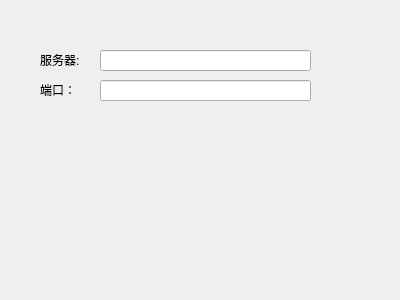
<?xml version="1.0" encoding="UTF-8"?>
<ui version="4.0">
 <class>LoginSetDialog</class>
 <widget class="QDialog" name="LoginSetDialog">
  <property name="geometry">
   <rect>
    <x>0</x>
    <y>0</y>
    <width>400</width>
    <height>300</height>
   </rect>
  </property>
  <property name="windowTitle">
   <string>Dialog</string>
  </property>
  <widget class="QLabel" name="label">
   <property name="geometry">
    <rect>
     <x>40</x>
     <y>50</y>
     <width>67</width>
     <height>19</height>
    </rect>
   </property>
   <property name="text">
    <string>服务器:</string>
   </property>
  </widget>
  <widget class="QLineEdit" name="edit_ip">
   <property name="geometry">
    <rect>
     <x>100</x>
     <y>50</y>
     <width>211</width>
     <height>21</height>
    </rect>
   </property>
   <property name="echoMode">
    <enum>QLineEdit::Normal</enum>
   </property>
  </widget>
  <widget class="QLabel" name="label_2">
   <property name="geometry">
    <rect>
     <x>40</x>
     <y>80</y>
     <width>51</width>
     <height>19</height>
    </rect>
   </property>
   <property name="text">
    <string>端口：</string>
   </property>
  </widget>
  <widget class="QLineEdit" name="edit_port">
   <property name="geometry">
    <rect>
     <x>100</x>
     <y>80</y>
     <width>211</width>
     <height>21</height>
    </rect>
   </property>
   <property name="echoMode">
    <enum>QLineEdit::Normal</enum>
   </property>
  </widget>
 </widget>
 <resources/>
 <connections/>
</ui>
